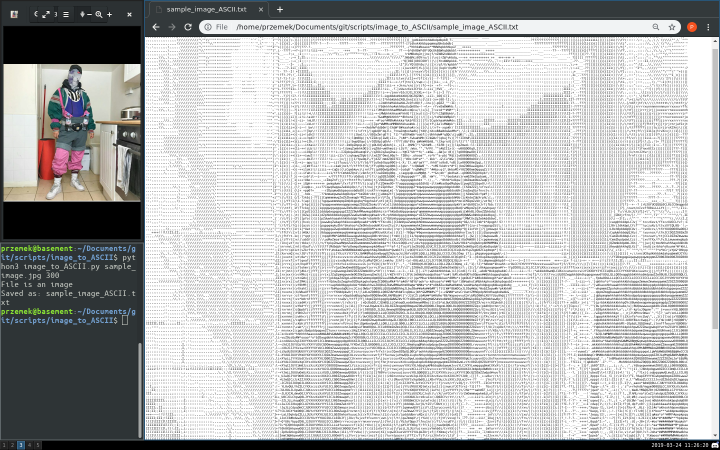
#> input picture image_to_ASCII/screenshot.png, 1440 x 900 px (shown at 1/2 size); its folder holds only this picture in this run
$ python image_to_ASCII.py .
#> lines starting #> are read from the running program, lines starting #| are printed output that depends on the picture
from PIL import Image
from os import listdir
from os.path import isfile, isdir, join, splitext, exists, basename
import argparse


class Converter:
  def __init__(self):
    self.args = []
    self.r = []
    self.init_args()
    self.dir_or_file()

  def valid_path(self, path):
    if not exists(path):
      raise argparse.ArgumentTypeError('%s is not a valid path' % path)
    return path

  def valid_scale(self, scale):
    s = int(scale)
    if s < 1:
      raise argparse.ArgumentTypeError('The scale is too small')
    if s > 500:
      raise argparse.ArgumentTypeError('The scale is too big')
    return s

  def init_args(self):
    arg_parser = argparse.ArgumentParser(
        description='''This script changes images to text files.
Next to arguments names there is info about: <range> {default value}.''', formatter_class=argparse.RawTextHelpFormatter)

    arg_parser.add_argument(
        'src_path', type=self.valid_path, help='Path of a directory with images or a single image to process')
    arg_parser.add_argument('--dest_path', type=self.valid_path, default='.', metavar='{.}',
                                 help='Path of a directory where a result of the script will be saved')
    arg_parser.add_argument('--scale', type=self.valid_scale, default=100, metavar='<1 - 500> {100}',
                                 help='Scale of the outputed text image')

    self.args = arg_parser.parse_args()

  def dir_or_file(self):
    if isdir(self.args.src_path):
      self.iterate_over_files()
    else:
      if self.check_if_img(self.args.src_path):
        self.generate_ascii_image(self.args.src_path)
      else:
        print('The source path doesn\'t contain an image')

  def iterate_over_files(self):
    imgs = [f for f in listdir(self.args.src_path) if isfile(join(self.args.src_path, f))
            and self.check_if_img(f)]

    if not imgs:
      print('No images have been found in the source path')

    imgs_len = len(imgs)
    for i, img in enumerate(imgs):
      print('[{}/{}] Current image: {}'.format(i + 1,
                                               imgs_len,
                                               join(self.args.src_path, img)))
      self.generate_ascii_image(join(self.args.src_path, img))

  def check_if_img(self, path):
    return splitext(path)[1] in ['.jpg', '.png', '.bmp', '.gif']

  def generate_ascii_image(self, img_path):
    img = self.open_img(img_path)
    r = self.to_ascii(img)
    self.save_to_file(img, img_path, r)

  def open_img(self, img_path):
#> called with img_path = './screenshot.png'
    img = Image.open(img_path).convert('L')
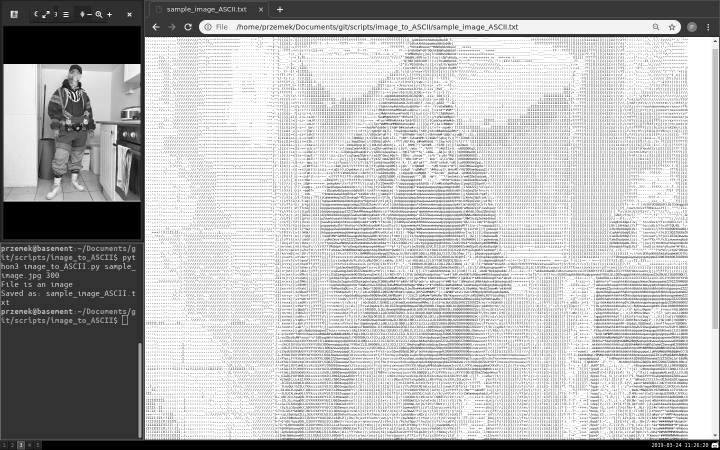
#> img: PIL image 1440x900 L (shown at 1/2 size); min 0, max 255, mean 183.6
    wh_font_ratio = 0.526
    return img.resize(
        (self.args.scale,
         int(img.height * self.args.scale * wh_font_ratio / img.width)))
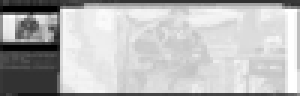
#> returned value: PIL image 100x32 L (shown 3 times larger); min 0, max 255, mean 183.9

  def to_ascii(self, img):
    chars = r'$@B%8&WM#*oahkbdpqwmZO0QLCJUYXzcvunxrjft/\|()1{}[]?-_+~i!lI;:,\"^`". '
    r = []
    for px in list(img.getdata()):
      r.append(chars[int(px / 255 * (len(chars) - 1))])
#> this loop made 3200 passes
#> px on passes 1 to 3: 44, 70, 66
#> after the loop, r = 3200 items, first 6: 'a', 'w', 'q', 'h', 'k', 'b'
    return r

  def save_to_file(self, img, img_path, r):
    path = splitext(basename(img_path))
    path = join(self.args.dest_path, '{}_ASCII.txt'.format(path[0]))
    with open(path, 'w') as f:
      f.write('\n'.join([''.join(r[i:i + img.width])
                         for i in range(0, len(r), img.width)]))
    print('Saved as: {}'.format(path))


def main():
  converter = Converter()


if __name__ == '__main__':
  main()
